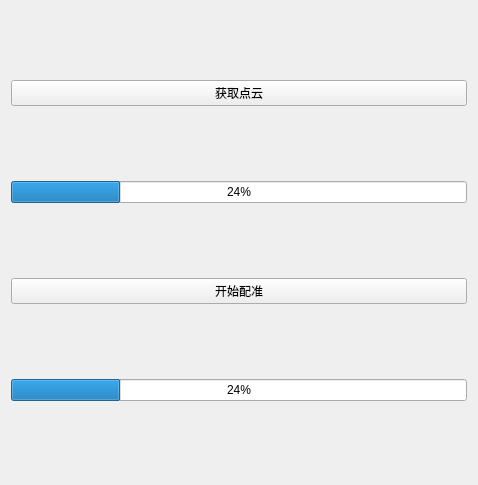
<?xml version="1.0" encoding="UTF-8"?>
<ui version="4.0">
 <class>Form</class>
 <widget class="QWidget" name="Form">
  <property name="enabled">
   <bool>true</bool>
  </property>
  <property name="geometry">
   <rect>
    <x>0</x>
    <y>0</y>
    <width>478</width>
    <height>485</height>
   </rect>
  </property>
  <property name="windowTitle">
   <string>Form</string>
  </property>
  <layout class="QGridLayout" name="gridLayout">
   <item row="0" column="0">
    <layout class="QHBoxLayout" name="horizontalLayout">
     <item>
      <layout class="QVBoxLayout" name="verticalLayout">
       <item>
        <layout class="QHBoxLayout" name="horizontalLayout_2"/>
       </item>
       <item>
        <widget class="QPushButton" name="getpoints">
         <property name="text">
          <string>获取点云</string>
         </property>
        </widget>
       </item>
       <item>
        <widget class="QProgressBar" name="progressBar">
         <property name="value">
          <number>24</number>
         </property>
        </widget>
       </item>
       <item>
        <widget class="QPushButton" name="registrate">
         <property name="text">
          <string>开始配准</string>
         </property>
        </widget>
       </item>
       <item>
        <widget class="QProgressBar" name="progressBar_2">
         <property name="value">
          <number>24</number>
         </property>
        </widget>
       </item>
      </layout>
     </item>
    </layout>
   </item>
  </layout>
 </widget>
 <resources/>
 <connections/>
</ui>
